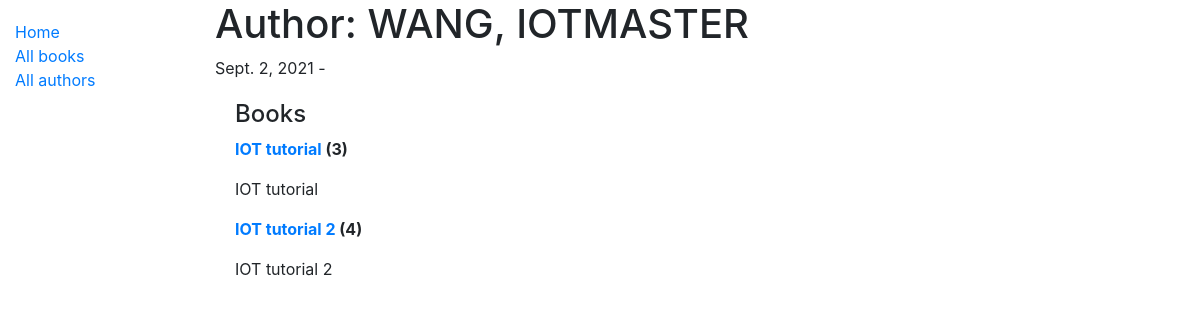
/catalog/author/2, run on the app's committed database.
### catalog/models.py (models this page shows, shortened)
class Author(models.Model):
    first_name = models.CharField(max_length=100)
    last_name = models.CharField(max_length=100)
    date_of_birth = models.DateField(null=True, blank=True)
    date_of_death = models.DateField('Died', null=True, blank=True)
    class Meta:
        ordering = ['last_name', 'first_name']

class Book(models.Model):
    title = models.CharField(max_length=200)
    author = models.ForeignKey('Author', on_delete=models.SET_NULL, null=True)
    summary = models.TextField(max_length=1000, help_text='Enter a brief description of the book')
    isbn = models.CharField('ISBN', max_length=13, unique=True,
                             help_text='13 Character <a href="https://www.isbn-international.org/content/what-isbn">ISBN number</a>')
    genre = models.ManyToManyField(Genre, help_text='Select a genre for this book')
    def get_absolute_url(self):
        return reverse('book-detail', args=[str(self.id)])
    def display_genre(self):
        """Create a string for the Genre. This is required to display genre in Admin."""
        return ', '.join(genre.name for genre in self.genre.all()[:3])
    display_genre.short_description = 'Genre'

### catalog/views.py (the view)
# urls.py: path('author/<int:pk>', views.AuthorDetail.as_view(), name='author-detail'),
class AuthorDetail(generic.DetailView):
    model = Author

### catalog/templates/catalog/author_detail.html (shortened to what this page needs)
{% extends "base_generic.html" %}
{% block content %}
  <h1>Author: {{ author.last_name }}, {{ author.first_name }}</h1>
  <p>
    {{ author.date_of_birth }} -
  </p>
  <div style="margin-left:20px;margin-top:20px">
    <h4>Books</h4>
    {% for book in author.book_set.all %}
      <p><strong><a href="{{ book.get_absolute_url }}">{{ book.title }}</a> ({{ book.id }})</strong></p>
      <p>{{ book.summary }}</p>
    {% endfor %}
  </div>
{% endblock %}

### data on the page
Author: last_name "WANG", first_name "IOTMASTER", date_of_birth "Sept. 2, 2021"
Book: title "IOT tutorial", id "3", summary "IOT tutorial"
Book: title "IOT tutorial 2", id "4", summary "IOT tutorial 2"
